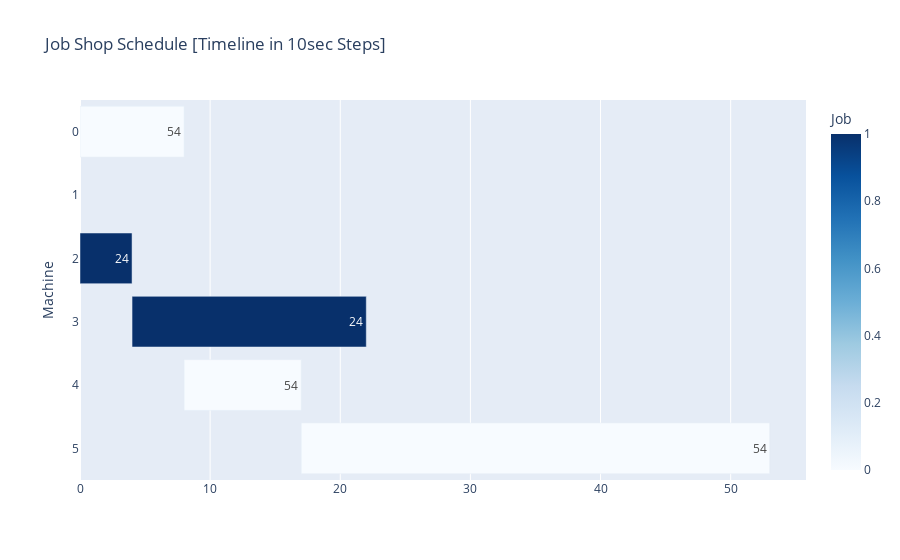

Notebook code cell kept with this figure:
### Code cell
get_qubo_ganttchart(df_schedule)

### Figure 1 — Plotly figure (JSON) as saved in the notebook; plotly's stock layout.template omitted (floating-point values rounded to 4 significant figures)
{"data": [{"alignmentgroup": "True", "base": [0, 8, 17, 0, 4], "hovertemplate": "StartTime=%{base}<br>FinishTime=%{x}<br>Machine=%{y}<br>DueDate=%{text}<br>Job=%{marker.color}<extra></extra>", "legendgroup": "", "marker": {"color": [0, 0, 0, 1, 1], "coloraxis": "coloraxis"}, "name": "", "offsetgroup": "", "orientation": "h", "showlegend": false, "text": [54, 54, 54, 24, 24], "textposition": "auto", "type": "bar", "x": [8, 9, 36, 4, 18], "xaxis": "x", "y": [0, 4, 5, 2, 3], "yaxis": "y"}], "layout": {"barmode": "overlay", "coloraxis": {"colorbar": {"title": {"text": "Job"}}, "colorscale": [[0, "rgb(247,251,255)"], [0.125, "rgb(222,235,247)"], [0.25, "rgb(198,219,239)"], [0.375, "rgb(158,202,225)"], [0.5, "rgb(107,174,214)"], [0.625, "rgb(66,146,198)"], [0.75, "rgb(33,113,181)"], [0.875, "rgb(8,81,156)"], [1, "rgb(8,48,107)"]]}, "legend": {"tracegroupgap": 0}, "title": {"text": "Job Shop Schedule [Timeline in 10sec Steps]"}, "xaxis": {"anchor": "y", "domain": [0, 1], "type": "linear"}, "yaxis": {"anchor": "x", "autorange": "reversed", "domain": [0, 1], "title": {"text": "Machine"}}}}
